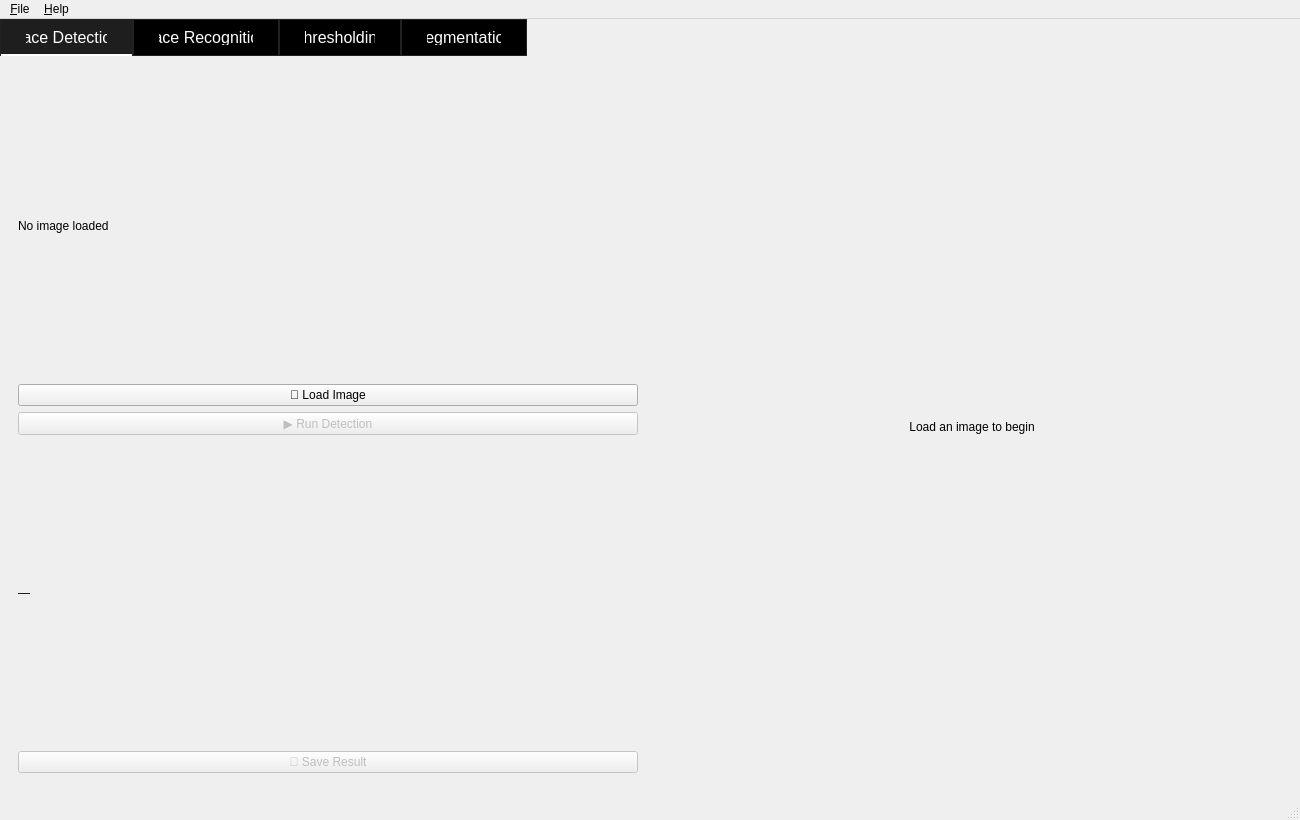
<?xml version="1.0" encoding="UTF-8"?>
<ui version="4.0">
 <class>MainWindow</class>

 <widget class="QMainWindow" name="MainWindow">
  <property name="geometry">
   <rect><x>0</x><y>0</y><width>1300</width><height>820</height></rect>
  </property>
  <property name="windowTitle">
   <string>Vision Toolkit</string>
  </property>

  <widget class="QWidget" name="centralwidget">
   <layout class="QVBoxLayout">
    <property name="margin"><number>0</number></property>
    <property name="spacing"><number>0</number></property>

    <item>
     <widget class="QTabWidget" name="tabWidget">
      <property name="styleSheet">
       <string>
QTabWidget::pane { border: 0; }
QTabBar::tab { background:#000; color:white; padding:10px 25px; border:1px solid #222; font-size:12pt; }
QTabBar::tab:selected { background:#1e1e1e; border-bottom:2px solid #fff; }
QTabBar::tab:hover { background:#2a2a2a; }
       </string>
      </property>

      <!-- ═══════════════ FACE DETECTION TAB ═══════════════ -->
      <widget class="QWidget" name="faceDetectionTab">
       <attribute name="title"><string>Face Detection</string></attribute>
       <layout class="QHBoxLayout">
        <item>
         <widget class="QWidget" name="faceLeftPanel">
          <property name="maximumWidth"><number>350</number></property>
          <layout class="QVBoxLayout">
           <item><widget class="QLabel" name="faceImageNameLbl"><property name="text"><string>No image loaded</string></property></widget></item>
           <item><widget class="QPushButton" name="faceBtnLoad"><property name="text"><string>📂 Load Image</string></property></widget></item>
           <item><widget class="QPushButton" name="faceBtnRun"><property name="text"><string>▶ Run Detection</string></property><property name="enabled"><bool>false</bool></property></widget></item>
           <item><widget class="QLabel" name="faceStatsLbl"><property name="text"><string>—</string></property><property name="wordWrap"><bool>true</bool></property></widget></item>
           <item><widget class="QPushButton" name="faceBtnSave"><property name="text"><string>💾 Save Result</string></property><property name="enabled"><bool>false</bool></property></widget></item>
           <item><spacer><property name="orientation"><enum>Qt::Vertical</enum></property></spacer></item>
          </layout>
         </widget>
        </item>
        <item>
         <widget class="QLabel" name="faceCanvasLabel">
          <property name="text"><string>Load an image to begin</string></property>
          <property name="alignment"><set>Qt::AlignCenter</set></property>
          <property name="minimumSize"><size><width>500</width><height>400</height></size></property>
         </widget>
        </item>
       </layout>
      </widget>

       <!-- ═══════════════ FACE RECOGNITION TAB ═══════════════ -->
       <widget class="QWidget" name="faceRecognitionTab">
        <attribute name="title"><string>Face Recognition</string></attribute>
        <layout class="QHBoxLayout">
         <item>
          <widget class="QWidget" name="faceRecLeftPanel">
           <property name="maximumWidth"><number>350</number></property>
           <layout class="QVBoxLayout">
            <item><widget class="QLabel" name="faceRecImageNameLbl"><property name="text"><string>No image loaded</string></property></widget></item>
            <item><widget class="QPushButton" name="faceRecBtnLoad"><property name="text"><string>📂 Load Image</string></property></widget></item>
            <item><widget class="QPushButton" name="faceRecBtnRecognize"><property name="text"><string>🔎 Recognize</string></property><property name="enabled"><bool>false</bool></property></widget></item>
            <item><widget class="QLabel" name="faceRecStatusLbl"><property name="text"><string>—</string></property><property name="wordWrap"><bool>true</bool></property></widget></item>
            <item><spacer><property name="orientation"><enum>Qt::Vertical</enum></property></spacer></item>
           </layout>
          </widget>
         </item>
         <item>
          <layout class="QHBoxLayout">
           <item>
            <widget class="QLabel" name="faceRecInputCanvas">
              <property name="text"><string>Load an image to recognize</string></property>
              <property name="alignment"><set>Qt::AlignCenter</set></property>
              <property name="minimumSize"><size><width>400</width><height>400</height></size></property>
              <property name="styleSheet"><string>background-color:#111; border:1px solid #333; color:#555;</string></property>
            </widget>
           </item>
           <item>
            <widget class="QLabel" name="faceRecOutputCanvas">
              <property name="text"><string>Matched image will appear here</string></property>
              <property name="alignment"><set>Qt::AlignCenter</set></property>
              <property name="minimumSize"><size><width>400</width><height>400</height></size></property>
              <property name="styleSheet"><string>background-color:#111; border:1px solid #333; color:#555;</string></property>
            </widget>
           </item>
          </layout>
         </item>
        </layout>
       </widget>


      <!-- ═══════════════ THRESHOLDING TAB ═══════════════ -->
      <widget class="QWidget" name="thresholdingTab">
       <attribute name="title"><string>Thresholding</string></attribute>

       <layout class="QHBoxLayout">
        <property name="spacing"><number>12</number></property>
        <property name="margin"><number>12</number></property>

        <!-- LEFT CONTROLS -->
        <item>
         <widget class="QWidget" name="threshControlsPanel">
          <property name="maximumWidth"><number>300</number></property>
          <property name="minimumWidth"><number>260</number></property>
          <layout class="QVBoxLayout">
           <property name="spacing"><number>10</number></property>

           <item>
            <widget class="QPushButton" name="threshBtnLoad">
             <property name="text"><string>📂 Load Grayscale Image</string></property>
            </widget>
           </item>

           <item>
            <widget class="QLabel" name="threshImageNameLbl">
             <property name="text"><string>No image loaded</string></property>
             <property name="wordWrap"><bool>true</bool></property>
             <property name="styleSheet"><string>color:#aaa; font-size:10pt;</string></property>
            </widget>
           </item>

           <item><widget class="QFrame" name="threshSep1"><property name="frameShape"><enum>QFrame::HLine</enum></property><property name="frameShadow"><enum>QFrame::Sunken</enum></property></widget></item>

           <item>
            <widget class="QLabel" name="threshMethodLbl">
             <property name="text"><string>Thresholding Method:</string></property>
             <property name="styleSheet"><string>font-weight:bold;</string></property>
            </widget>
           </item>

           <!-- ── Combo: now has BOTH methods ── -->
           <item>
            <widget class="QComboBox" name="threshMethodCombo">
             <item><property name="text"><string>Optimal Thresholding</string></property></item>
             <item><property name="text"><string>Spectral Thresholding</string></property></item>
            </widget>
           </item>

           <item><widget class="QFrame" name="threshSep2"><property name="frameShape"><enum>QFrame::HLine</enum></property><property name="frameShadow"><enum>QFrame::Sunken</enum></property></widget></item>

           <!-- ── OPTIMAL PARAMS GROUP (yours) ── -->
           <item>
            <widget class="QGroupBox" name="optimalParamsGroup">
             <property name="title"><string>Optimal Parameters</string></property>
             <layout class="QVBoxLayout">
              <property name="spacing"><number>8</number></property>

              <item>
               <layout class="QHBoxLayout">
                <item><widget class="QLabel" name="optMaxIterLbl"><property name="text"><string>Max iterations:</string></property></widget></item>
                <item>
                 <widget class="QSpinBox" name="optMaxIterSpin">
                  <property name="minimum"><number>5</number></property>
                  <property name="maximum"><number>500</number></property>
                  <property name="value"><number>100</number></property>
                 </widget>
                </item>
               </layout>
              </item>

              <item>
               <widget class="QLabel" name="optInfoLbl">
                <property name="text"><string>Iteratively finds the best global threshold by averaging background and foreground means.</string></property>
                <property name="wordWrap"><bool>true</bool></property>
                <property name="styleSheet"><string>color:#aaa; font-size:9pt;</string></property>
               </widget>
              </item>

             </layout>
            </widget>
           </item>

           <!-- ── SPECTRAL PARAMS GROUP (Shahod's – hidden by default) ── -->
           <item>
            <widget class="QGroupBox" name="spectralParamsGroup">
             <property name="title"><string>Spectral Parameters</string></property>
             <property name="visible"><bool>false</bool></property>
             <layout class="QVBoxLayout">
              <property name="spacing"><number>8</number></property>

              <item>
               <layout class="QHBoxLayout">
                <item><widget class="QLabel" name="spectralModesLbl"><property name="text"><string>Modes (regions):</string></property></widget></item>
                <item>
                 <widget class="QSpinBox" name="spectralModesSpin">
                  <property name="minimum"><number>3</number></property>
                  <property name="maximum"><number>6</number></property>
                  <property name="value"><number>3</number></property>
                 </widget>
                </item>
               </layout>
              </item>

              <item>
               <widget class="QLabel" name="spectralInfoLbl">
                <property name="text"><string>3 modes → 2 thresholds
4 modes → 3 thresholds, etc.</string></property>
                <property name="wordWrap"><bool>true</bool></property>
                <property name="styleSheet"><string>color:#aaa; font-size:9pt;</string></property>
               </widget>
              </item>

             </layout>
            </widget>
           </item>

           <item><widget class="QFrame" name="threshSep3"><property name="frameShape"><enum>QFrame::HLine</enum></property><property name="frameShadow"><enum>QFrame::Sunken</enum></property></widget></item>

           <item>
            <widget class="QPushButton" name="threshBtnApply">
             <property name="text"><string>▶ Apply</string></property>
             <property name="enabled"><bool>false</bool></property>
            </widget>
           </item>

           <item>
            <widget class="QPushButton" name="threshBtnSave">
             <property name="text"><string>💾 Save Result</string></property>
             <property name="enabled"><bool>false</bool></property>
            </widget>
           </item>

           <!-- Result info line (threshold value, iterations) -->
           <item>
            <widget class="QLabel" name="threshResultInfoLbl">
             <property name="text"><string></string></property>
             <property name="wordWrap"><bool>true</bool></property>
             <property name="styleSheet"><string>color:#a5b4fc; font-size:9pt;</string></property>
            </widget>
           </item>

           <item>
            <widget class="QLabel" name="threshStatusLbl">
             <property name="text"><string></string></property>
             <property name="wordWrap"><bool>true</bool></property>
             <property name="styleSheet"><string>color:#88cc88; font-size:10pt;</string></property>
            </widget>
           </item>

           <item><spacer><property name="orientation"><enum>Qt::Vertical</enum></property></spacer></item>

          </layout>
         </widget>
        </item>

        <!-- RIGHT: Input + Output + Histogram -->
        <item>
         <layout class="QVBoxLayout">
          <property name="spacing"><number>6</number></property>

          <item>
           <layout class="QHBoxLayout">
            <property name="spacing"><number>8</number></property>

            <item>
             <widget class="QFrame" name="threshInputFrame">
              <property name="frameShape"><enum>QFrame::StyledPanel</enum></property>
              <property name="sizePolicy"><sizepolicy hsizetype="Expanding" vsizetype="Expanding"><horstretch>1</horstretch><verstretch>1</verstretch></sizepolicy></property>
              <layout class="QVBoxLayout">
               <property name="margin"><number>4</number></property>
               <property name="spacing"><number>4</number></property>
               <item><widget class="QLabel" name="threshInputTitleLbl"><property name="text"><string>Input Image</string></property><property name="alignment"><set>Qt::AlignCenter</set></property><property name="maximumHeight"><number>24</number></property><property name="styleSheet"><string>font-weight:bold; font-size:11pt; color:#ccc;</string></property></widget></item>
               <item>
                <widget class="QLabel" name="threshInputCanvas">
                 <property name="text"><string>Load an image</string></property>
                 <property name="alignment"><set>Qt::AlignCenter</set></property>
                 <property name="sizePolicy"><sizepolicy hsizetype="Expanding" vsizetype="Expanding"><horstretch>1</horstretch><verstretch>1</verstretch></sizepolicy></property>
                 <property name="styleSheet"><string>background-color:#111; border:1px solid #333; color:#555;</string></property>
                </widget>
               </item>
              </layout>
             </widget>
            </item>

            <item>
             <widget class="QFrame" name="threshOutputFrame">
              <property name="frameShape"><enum>QFrame::StyledPanel</enum></property>
              <property name="sizePolicy"><sizepolicy hsizetype="Expanding" vsizetype="Expanding"><horstretch>1</horstretch><verstretch>1</verstretch></sizepolicy></property>
              <layout class="QVBoxLayout">
               <property name="margin"><number>4</number></property>
               <property name="spacing"><number>4</number></property>
               <item><widget class="QLabel" name="threshOutputTitleLbl"><property name="text"><string>Output Image</string></property><property name="alignment"><set>Qt::AlignCenter</set></property><property name="maximumHeight"><number>24</number></property><property name="styleSheet"><string>font-weight:bold; font-size:11pt; color:#ccc;</string></property></widget></item>
               <item>
                <widget class="QLabel" name="threshOutputCanvas">
                 <property name="text"><string>Result will appear here</string></property>
                 <property name="alignment"><set>Qt::AlignCenter</set></property>
                 <property name="sizePolicy"><sizepolicy hsizetype="Expanding" vsizetype="Expanding"><horstretch>1</horstretch><verstretch>1</verstretch></sizepolicy></property>
                 <property name="styleSheet"><string>background-color:#111; border:1px solid #333; color:#555;</string></property>
                </widget>
               </item>
              </layout>
             </widget>
            </item>

           </layout>
          </item>

          <item>
           <widget class="QLabel" name="threshHistCanvas">
            <property name="text"><string>Histogram with threshold lines will appear here after applying</string></property>
            <property name="alignment"><set>Qt::AlignCenter</set></property>
            <property name="minimumHeight"><number>110</number></property>
            <property name="maximumHeight"><number>140</number></property>
            <property name="styleSheet"><string>background-color:#0a0a0a; border:1px solid #333; color:#555; font-size:10pt;</string></property>
           </widget>
          </item>

         </layout>
        </item>

       </layout>
      </widget>


      <!-- ═══════════════ SEGMENTATION TAB ═══════════════ -->
      <widget class="QWidget" name="segmentationTab">
       <attribute name="title"><string>Segmentation</string></attribute>

       <layout class="QHBoxLayout">
        <property name="spacing"><number>12</number></property>
        <property name="margin"><number>12</number></property>

        <!-- LEFT CONTROLS -->
        <item>
         <widget class="QWidget" name="segControlsPanel">
          <property name="maximumWidth"><number>300</number></property>
          <property name="minimumWidth"><number>260</number></property>
          <layout class="QVBoxLayout">
           <property name="spacing"><number>10</number></property>

           <item>
            <widget class="QPushButton" name="segBtnLoad">
             <property name="text"><string>📂 Load Image</string></property>
            </widget>
           </item>

           <item>
            <widget class="QLabel" name="segImageNameLbl">
             <property name="text"><string>No image loaded</string></property>
             <property name="wordWrap"><bool>true</bool></property>
             <property name="styleSheet"><string>color:#aaa; font-size:10pt;</string></property>
            </widget>
           </item>

           <item><widget class="QFrame" name="segSep1"><property name="frameShape"><enum>QFrame::HLine</enum></property><property name="frameShadow"><enum>QFrame::Sunken</enum></property></widget></item>

           <item>
            <widget class="QLabel" name="segMethodLbl">
             <property name="text"><string>Segmentation Method:</string></property>
             <property name="styleSheet"><string>font-weight:bold;</string></property>
            </widget>
           </item>

           <!-- ── Combo: now has BOTH methods ── -->
           <item>
            <widget class="QComboBox" name="segMethodCombo">
             <item><property name="text"><string>K-Means</string></property></item>
             <item><property name="text"><string>Region Growing</string></property></item>
            </widget>
           </item>

           <item><widget class="QFrame" name="segSep2"><property name="frameShape"><enum>QFrame::HLine</enum></property><property name="frameShadow"><enum>QFrame::Sunken</enum></property></widget></item>

           <!-- ── K-MEANS PARAMS GROUP (yours) ── -->
           <item>
            <widget class="QGroupBox" name="kmeansParamsGroup">
             <property name="title"><string>K-Means Parameters</string></property>
             <layout class="QVBoxLayout">
              <property name="spacing"><number>8</number></property>

              <item>
               <layout class="QHBoxLayout">
                <item><widget class="QLabel" name="kmClustersLbl"><property name="text"><string>Clusters (k):</string></property></widget></item>
                <item>
                 <widget class="QSpinBox" name="kmClustersSpin">
                  <property name="minimum"><number>2</number></property>
                  <property name="maximum"><number>10</number></property>
                  <property name="value"><number>3</number></property>
                 </widget>
                </item>
               </layout>
              </item>

              <item>
               <widget class="QLabel" name="kmInfoLbl">
                <property name="text"><string></string></property>
                <property name="wordWrap"><bool>true</bool></property>
                <property name="styleSheet"><string>color:#a5b4fc; font-size:9pt;</string></property>
               </widget>
              </item>

             </layout>
            </widget>
           </item>

           <!-- ── REGION GROWING PARAMS GROUP (Roro's – hidden by default) ── -->
           <item>
            <widget class="QGroupBox" name="regionParamsGroup">
             <property name="title"><string>Region Growing Parameters</string></property>
             <property name="visible"><bool>false</bool></property>
             <layout class="QVBoxLayout">
              <property name="spacing"><number>8</number></property>

              <item>
               <layout class="QHBoxLayout">
                <item><widget class="QLabel" name="regionThreshLbl"><property name="text"><string>Threshold:</string></property></widget></item>
                <item>
                 <widget class="QSpinBox" name="regionThreshSpin">
                  <property name="minimum"><number>1</number></property>
                  <property name="maximum"><number>100</number></property>
                  <property name="value"><number>15</number></property>
                 </widget>
                </item>
               </layout>
              </item>

              <item>
               <widget class="QLabel" name="regionSeedsLbl">
                <property name="text"><string>Seeds: click on image to add</string></property>
                <property name="wordWrap"><bool>true</bool></property>
                <property name="styleSheet"><string>color:#aaa; font-size:9pt;</string></property>
               </widget>
              </item>

              <item>
               <widget class="QPushButton" name="segBtnClearSeeds">
                <property name="text"><string>🗑 Clear Seeds</string></property>
               </widget>
              </item>

              <item>
               <widget class="QListWidget" name="segSeedsList">
                <property name="minimumHeight"><number>80</number></property>
                <property name="maximumHeight"><number>100</number></property>
               </widget>
              </item>

             </layout>
            </widget>
           </item>

           <item><widget class="QFrame" name="segSep3"><property name="frameShape"><enum>QFrame::HLine</enum></property><property name="frameShadow"><enum>QFrame::Sunken</enum></property></widget></item>

           <item>
            <widget class="QPushButton" name="segBtnApply">
             <property name="text"><string>▶ Apply</string></property>
             <property name="enabled"><bool>false</bool></property>
            </widget>
           </item>

           <item>
            <widget class="QPushButton" name="segBtnSave">
             <property name="text"><string>💾 Save Result</string></property>
             <property name="enabled"><bool>false</bool></property>
            </widget>
           </item>

           <item>
            <widget class="QLabel" name="segStatusLbl">
             <property name="text"><string></string></property>
             <property name="wordWrap"><bool>true</bool></property>
             <property name="styleSheet"><string>color:#88cc88; font-size:10pt;</string></property>
            </widget>
           </item>

           <item><spacer><property name="orientation"><enum>Qt::Vertical</enum></property></spacer></item>

          </layout>
         </widget>
        </item>

        <!-- RIGHT: Input + Output side by side -->
        <item>
         <layout class="QVBoxLayout">
          <property name="spacing"><number>6</number></property>

          <item>
           <layout class="QHBoxLayout">
            <property name="spacing"><number>8</number></property>

            <item>
             <widget class="QFrame" name="segInputFrame">
              <property name="frameShape"><enum>QFrame::StyledPanel</enum></property>
              <property name="sizePolicy"><sizepolicy hsizetype="Expanding" vsizetype="Expanding"><horstretch>1</horstretch><verstretch>1</verstretch></sizepolicy></property>
              <layout class="QVBoxLayout">
               <property name="margin"><number>4</number></property>
               <property name="spacing"><number>4</number></property>
               <item><widget class="QLabel" name="segInputTitleLbl"><property name="text"><string>Input Image  (click to place seeds)</string></property><property name="alignment"><set>Qt::AlignCenter</set></property><property name="maximumHeight"><number>24</number></property><property name="styleSheet"><string>font-weight:bold; font-size:11pt; color:#ccc;</string></property></widget></item>
               <item>
                <widget class="QLabel" name="segInputCanvas">
                 <property name="text"><string>Load an image</string></property>
                 <property name="alignment"><set>Qt::AlignCenter</set></property>
                 <property name="sizePolicy"><sizepolicy hsizetype="Expanding" vsizetype="Expanding"><horstretch>1</horstretch><verstretch>1</verstretch></sizepolicy></property>
                 <property name="styleSheet"><string>background-color:#111; border:1px solid #333; color:#555;</string></property>
                </widget>
               </item>
              </layout>
             </widget>
            </item>

            <item>
             <widget class="QFrame" name="segOutputFrame">
              <property name="frameShape"><enum>QFrame::StyledPanel</enum></property>
              <property name="sizePolicy"><sizepolicy hsizetype="Expanding" vsizetype="Expanding"><horstretch>1</horstretch><verstretch>1</verstretch></sizepolicy></property>
              <layout class="QVBoxLayout">
               <property name="margin"><number>4</number></property>
               <property name="spacing"><number>4</number></property>
               <item><widget class="QLabel" name="segOutputTitleLbl"><property name="text"><string>Output Image</string></property><property name="alignment"><set>Qt::AlignCenter</set></property><property name="maximumHeight"><number>24</number></property><property name="styleSheet"><string>font-weight:bold; font-size:11pt; color:#ccc;</string></property></widget></item>
               <item>
                <widget class="QLabel" name="segOutputCanvas">
                 <property name="text"><string>Result will appear here</string></property>
                 <property name="alignment"><set>Qt::AlignCenter</set></property>
                 <property name="sizePolicy"><sizepolicy hsizetype="Expanding" vsizetype="Expanding"><horstretch>1</horstretch><verstretch>1</verstretch></sizepolicy></property>
                 <property name="styleSheet"><string>background-color:#111; border:1px solid #333; color:#555;</string></property>
                </widget>
               </item>
              </layout>
             </widget>
            </item>

           </layout>
          </item>

          <!-- Legend / info strip below (used by K-Means for cluster swatches) -->
          <item>
           <widget class="QLabel" name="segLegendCanvas">
            <property name="text"><string></string></property>
            <property name="alignment"><set>Qt::AlignCenter</set></property>
            <property name="minimumHeight"><number>50</number></property>
            <property name="maximumHeight"><number>110</number></property>
            <property name="styleSheet"><string>background-color:#0a0a0a; border:1px solid #333; color:#555; font-size:10pt;</string></property>
           </widget>
          </item>

         </layout>
        </item>

       </layout>
      </widget>

     </widget>
    </item>
   </layout>
  </widget>

  <widget class="QMenuBar" name="menubar">
   <widget class="QMenu" name="menuFile">
    <property name="title"><string>&amp;File</string></property>
    <addaction name="actionQuit"/>
   </widget>
   <widget class="QMenu" name="menuHelp">
    <property name="title"><string>&amp;Help</string></property>
    <addaction name="actionAbout"/>
   </widget>
   <addaction name="menuFile"/>
   <addaction name="menuHelp"/>
  </widget>

  <widget class="QStatusBar" name="statusbar"/>

  <action name="actionQuit"><property name="text"><string>Quit</string></property></action>
  <action name="actionAbout"><property name="text"><string>About</string></property></action>

 </widget>
 <resources/>
 <connections/>
</ui>
